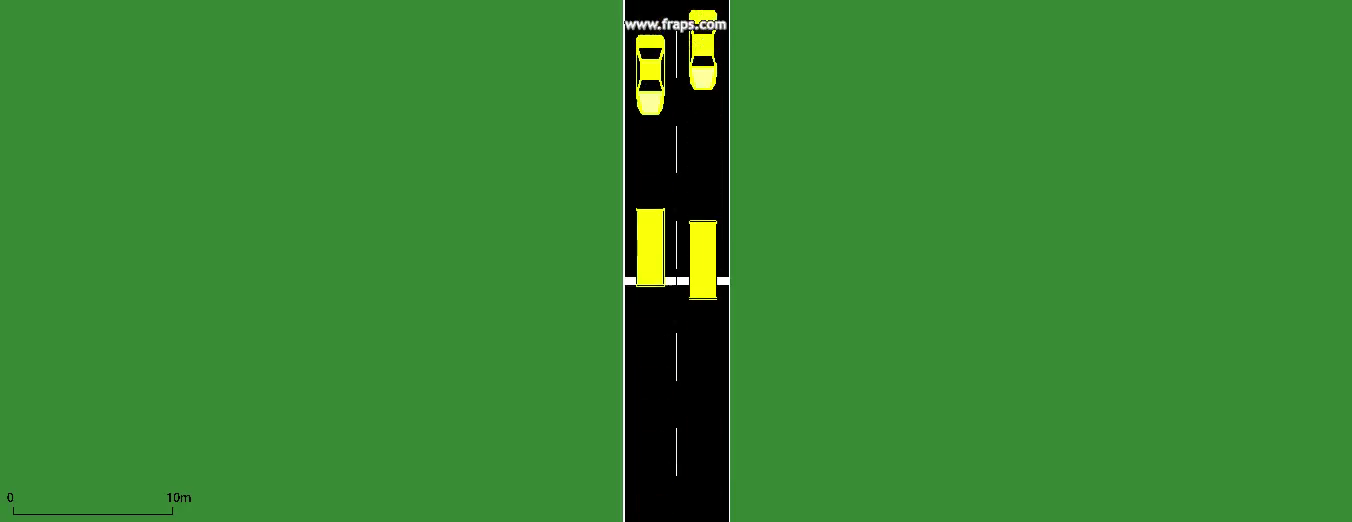
#> input picture frame 88 of maisum/datasets/SUMO1.mp4, 1352 x 522 px, given in place of out-2.ogv, which was not available
$ python inverter.py
#> lines starting #> are read from the running program, lines starting #| are printed output that depends on the picture
import numpy as np
import cv2
import os


"""
Os vídeos invertidos estão na pasta datasets,
todos tem no final o nome _inv.avi.
out-3.ogv <-> out-3_inv.avi
"""

nome_video = "out-2.ogv"

def inverte(nome_video):

    # Pasta do vídeo original:
#> called with nome_video = 'out-2.ogv'
    dir = os.getcwd() + "/datasets/" + nome_video

    # Captura do vídeo original:
    cap = cv2.VideoCapture(dir)

    # Retorno da largura e da altura originais:
    width = int(cap.get(cv2.CAP_PROP_FRAME_WIDTH))
    height = int(cap.get(cv2.CAP_PROP_FRAME_HEIGHT))

    # Valor da rotação, -1 significa 180 graus:
    rotacao = -1

    # Parâmetro de configuração para escrever o vídeo:
    fourcc = cv2.VideoWriter_fourcc(*'XVID')

    # Destino do vídeo invertido e nome:
    arquivo = "datasets/" + nome_video.split(".")[0] +"_inv.avi"

    # Função para gerar o video invertido:
    out = cv2.VideoWriter(arquivo,fourcc, 20.0, (width, height))

    ret, frame = cap.read()
#> frame is the input picture: shape (522, 1352, 3); mean B, G, R 49.3, 132.5, 55.2
    # Repetição de leitura:
    while ret:

        cv2.imshow('frame',frame)

        ret, frame = cap.read()

        # Função que inverte o vídeo:
        frame = cv2.flip(frame, rotacao)
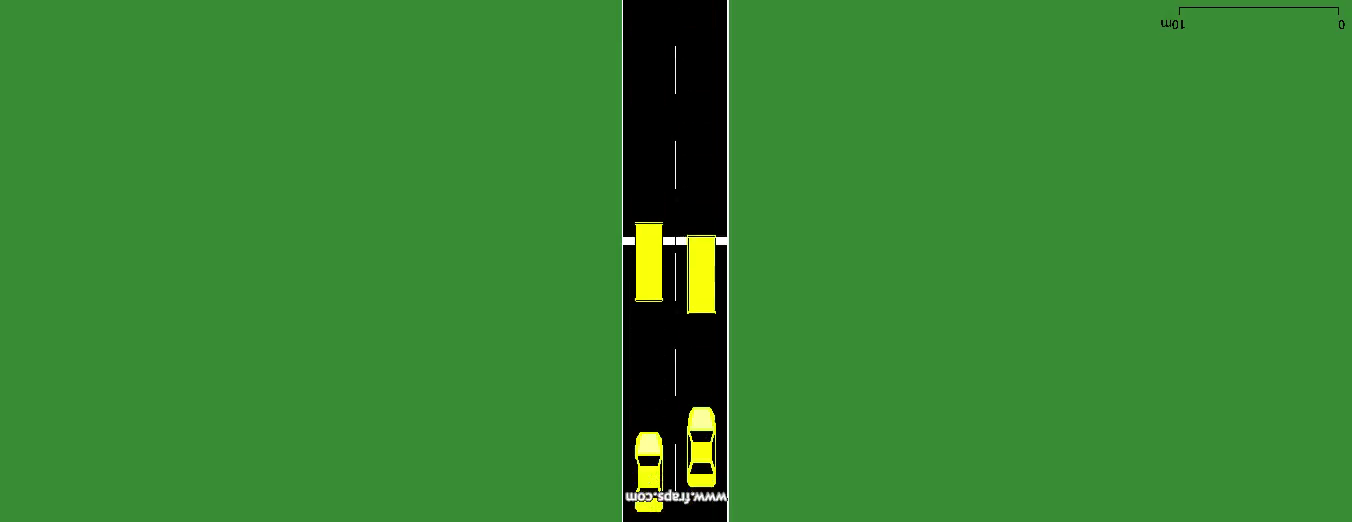
#> frame: shape (522, 1352, 3); mean B, G, R 49.3, 132.5, 55.2

        # Função de escrita do vídeo:
        out.write(frame)

        # Saída do vídeo apertando ESC:
        c = cv2.waitKey(2)
#> (key Esc is pressed here)
        if c == 27:
            break

    cap.release()
    cv2.destroyAllWindows()

# ========================================================///

def main():
    inverte(nome_video)

if __name__ == "__main__":
    main()

$ run again, starting later in the video
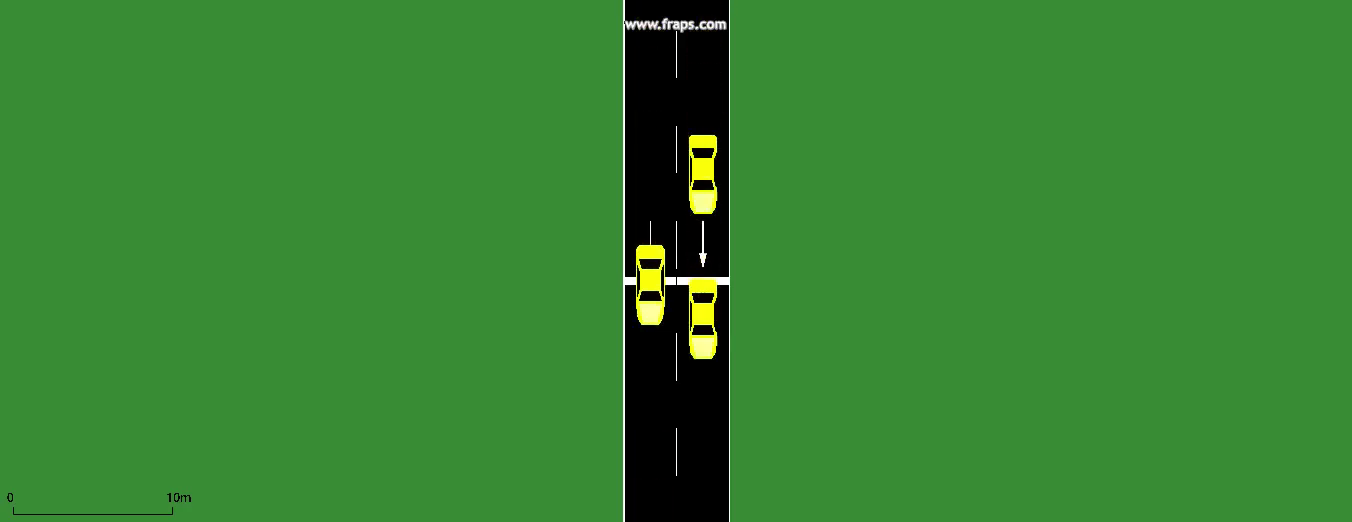
#> input picture frame 396 of maisum/datasets/SUMO1.mp4, 1352 x 522 px, given in place of out-2.ogv, which was not available
#> in inverte, frame is the input picture: shape (522, 1352, 3); mean B, G, R 49.4, 131.7, 54.4
#> in inverte, `frame = cv2.flip(frame, rotacao)`:
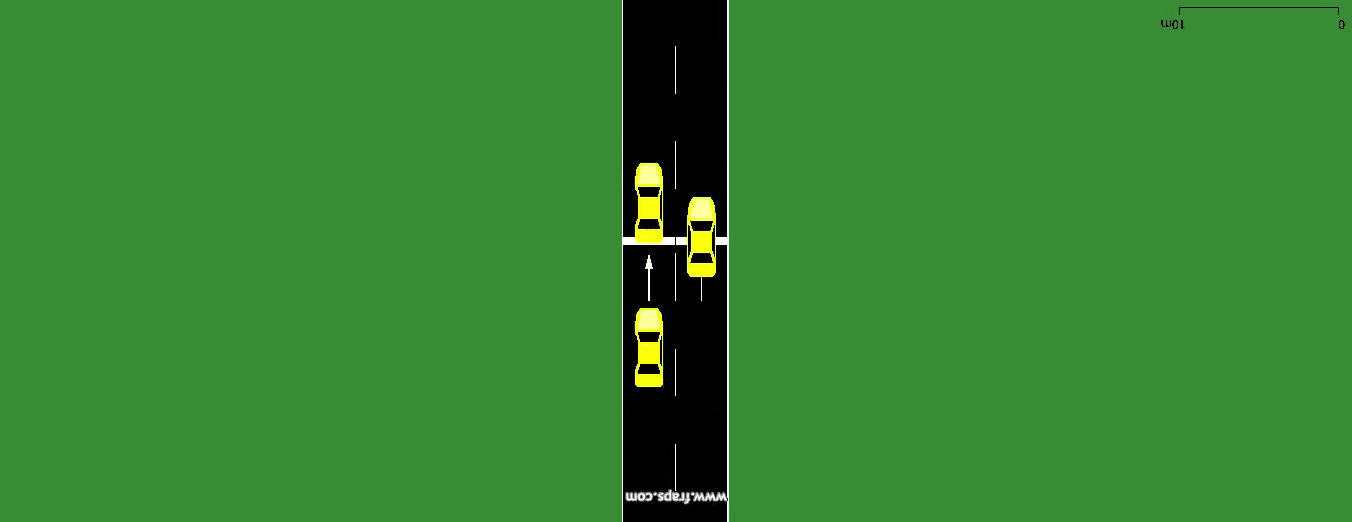
#> frame: shape (522, 1352, 3); mean B, G, R 49.4, 131.7, 54.4

$ run again, starting later in the video
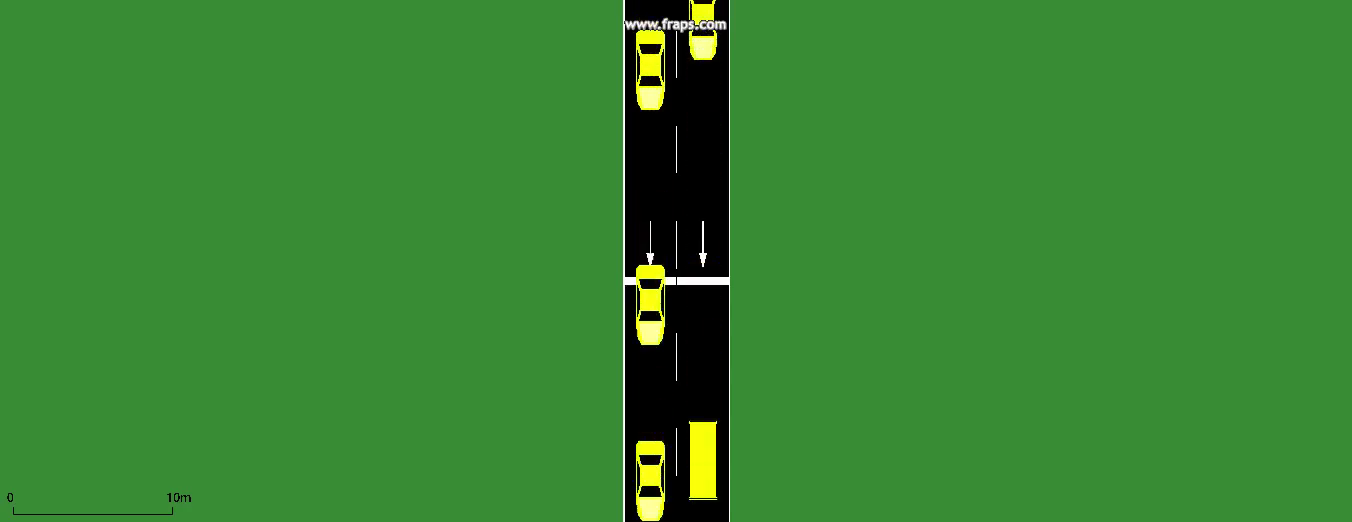
#> input picture frame 704 of maisum/datasets/SUMO1.mp4, 1352 x 522 px, given in place of out-2.ogv, which was not available
#> in inverte, frame is the input picture: shape (522, 1352, 3); mean B, G, R 49.7, 133, 55.6
#> in inverte, `frame = cv2.flip(frame, rotacao)`:
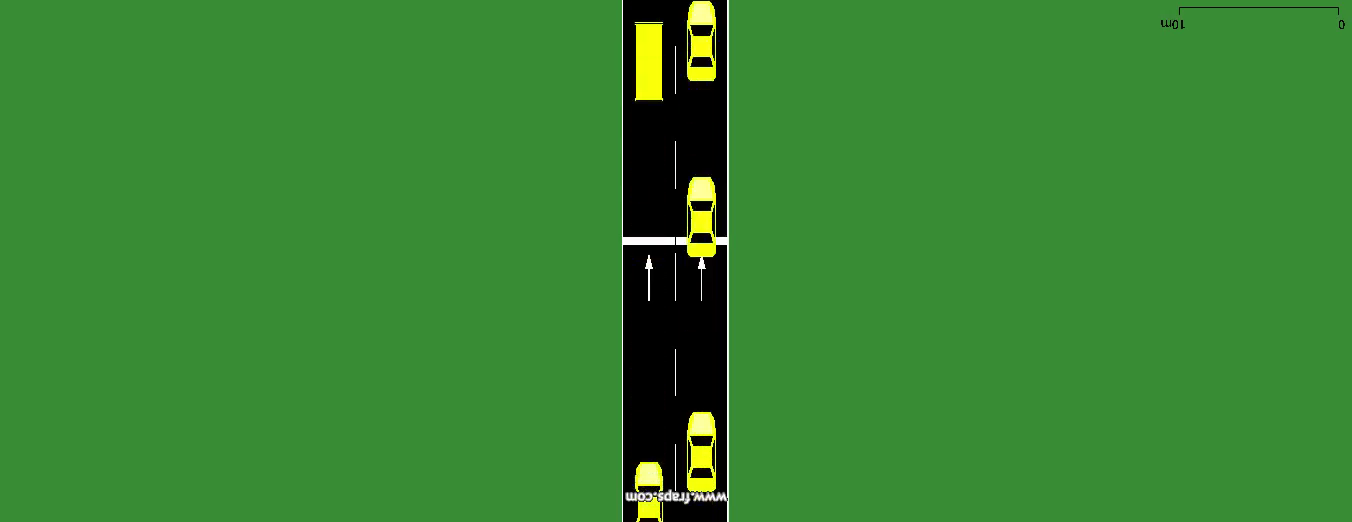
#> frame: shape (522, 1352, 3); mean B, G, R 49.7, 133, 55.6
